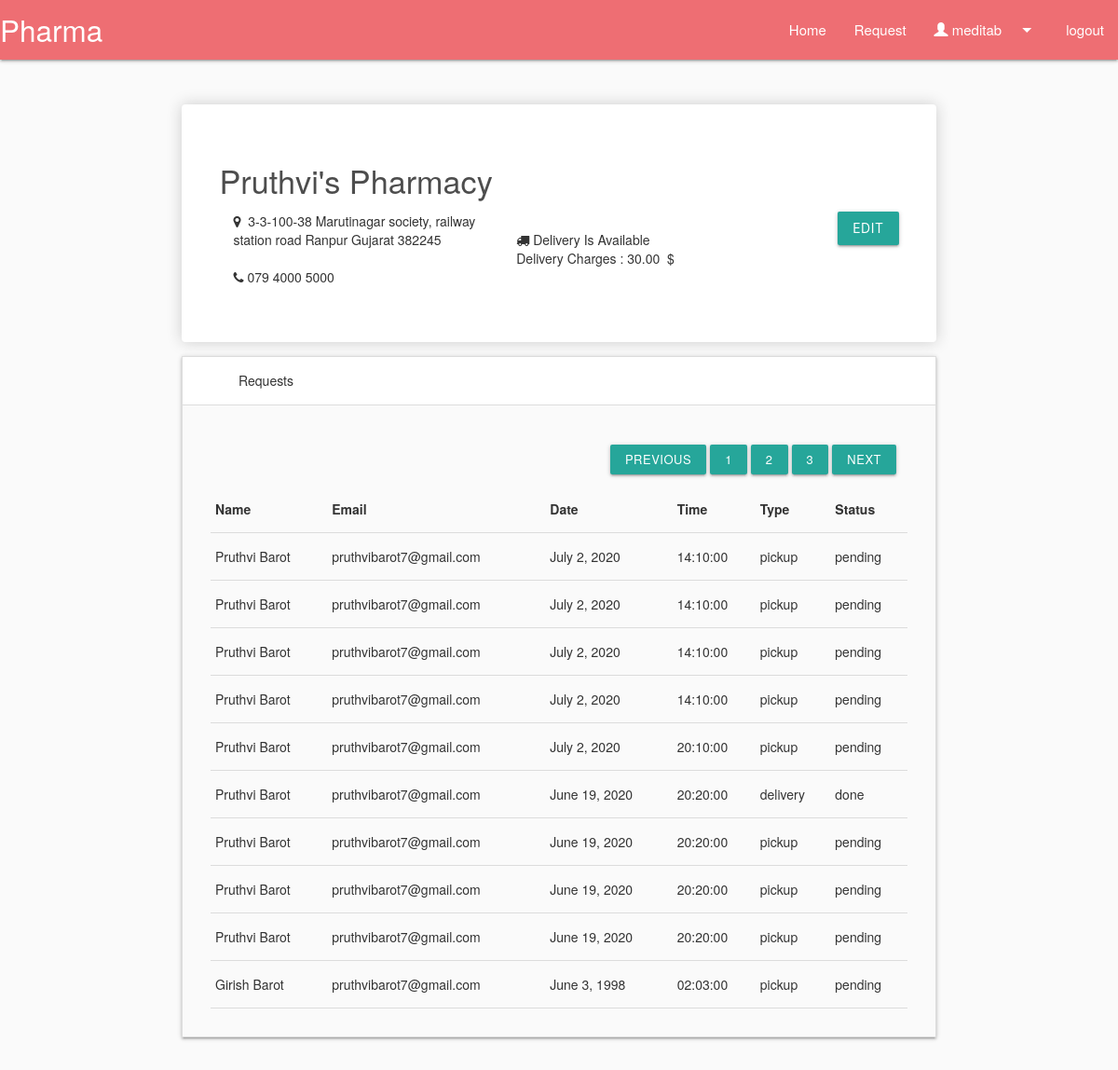
Page /?page=2 (signed in) on the committed database.
### pharmastore/models.py (models this page shows, shortened)
class Pharmacy(models.Model):
    user = models.OneToOneField(User,on_delete=models.SET_NULL,null=True,blank=True)
    name = models.CharField(max_length=200,null=True,blank=True)
    address = models.CharField(max_length=200, null=False)
    city = models.CharField(max_length=200, null=False)
    state = models.CharField(max_length=200, null=False)
    zipcode = models.CharField(max_length=200, null=False)
    contact = models.CharField(max_length=20, null=False)
    delivery = models.CharField(max_length=50,choices=[('available','Available'),
        ('not_available','Not Available')],null=True,default='available')
    deliver_charges = models.DecimalField(max_digits=7,decimal_places=2,null=True,blank=True,default=0.00)
    @property
    def show_address(self):
        return "{}\n{} {}\n{}".format(self.address,self.city,self.state,self.zipcode)

class DrugRequest(models.Model):
    name = models.CharField(max_length=250,null=True,blank=True)
    first_name = models.CharField(max_length=250,null=True)
    last_name = models.CharField(max_length=250,null=True)
    dob = models.DateField(verbose_name='Date Of Birth',null=True)
    phone = models.CharField(max_length=250,null=True)
    email = models.EmailField(null=True)
    note = models.TextField(max_length=1000,null=True,blank=True)
    address = models.TextField(max_length=1000)
    zip = models.CharField(max_length=250,null=True)
    city = models.CharField(max_length=250,null=True)
    state = models.CharField(max_length=250,null=True)
    pharmacy = models.ForeignKey(Pharmacy,on_delete=models.SET_NULL,null=True,related_name="pharmacy",blank=True)
    ip_address = models.CharField(max_length=250,null=True,verbose_name="IP Address",blank=True)
    pd_date = models.DateTimeField(verbose_name='Pickup Date',null=True)
    pd_time = models.CharField(max_length=25,null=True,blank=True)
    type = models.CharField(max_length=100,choices=[('delivery', 'Delivery'), ('pickup', 'Pickup')],default='pickup')
    status = models.CharField(max_length=100,choices=[('pending','Pending'),('done','Pick Done')],default="pending")
    done_date = models.DateTimeField(verbose_name='Pick Done Date',null=True,blank=True)
    images = models.FileField(upload_to='image/',null=True,blank=True)

### pharmastore/views.py (the view, shortened to what this page needs)
# urls.py: path('',views.index,name="index"),
@login_required(login_url='login/')
def index(request):
    pharmacy = False
    try:
        pharmacy = request.user.pharmacy
    except:
        pass
    requests = False
    form = False
    if pharmacy:
        requests = pharmacy.pharmacy.all().order_by('-id')
        page = request.GET.get('page', 1)
        edit = request.GET.get('edit', False)
        paginator = Paginator(requests, 10)
        try:
            requests = paginator.page(page)
        except PageNotAnInteger:
            requests = paginator.page(1)
        except EmptyPage:
            requests = paginator.page(paginator.num_pages)
        if edit and request.method == 'GET':
            form = PharmacyForm(instance=pharmacy)
    return render(request, 'home.html', {'pharmacy': pharmacy, 'requests': requests, 'form': form})

### pharmastore/templates/home.html (shortened to what this page needs)
{% extends 'main.html' %}
{% block content %}
{% load crispy_forms_tags %}
{% load tags %}
<div class="row" style="margin-top: 5%;">
    <div class="card box-element">
        {%if pharmacy and not form%}
            <div style="display: block;">
            <h4>{{pharmacy.name}}</h4>
                <a style="color: white;" href="?edit=true"> <button class="btn btn-success" style="float: right;">Edit</button></a>
            </div>
                <div class="row">
                    <div class="col-md-5">
                        <i class="fa fa-map-marker"></i>&#160;<span id="address">
                            {{pharmacy.show_address}}
                        </span>
                        <br /><br>
                        <i class="fa fa-phone"></i><span id="contact">
                            {{pharmacy.contact}}
                        </span>
                    </div>
                    <div class="col-md-5">
                        <br />
                        <i class="fa fa-truck"></i>
                        {% if pharmacy.delivery %}
                        <span id="delivery">Delivery Is Available</span>
                        {% else %}
                        <span id="delivery2">Delivery is not Available</span>
                        {% endif %}
                        <br />
                        Delivery Charges : <span id="delivery_charge">
                            {% if pharmacy.deliver_charges%}
                            {{pharmacy.deliver_charges}}
                            {% else %}
                            0
                            {% endif %}
                        </span>&#160;$
                    </div>
                </div>
        {% endif %}
    </div>
        {% if requests %}
        <ul class="collapsible">
            <li class="active">
              <div class="collapsible-header"><i class="material-icons"></i>Requests</div>
              <div class="collapsible-body">
                  <table class="highlight">
                      <thead>
                          <tr>
                              <th>Name</th>
                              <th>Email</th>
                              <th>Date</th>
                              <th>Time</th>
                              <th>Type</th>
                              <th>Status</th>
                          </tr>
                      </thead>
                      <tbody>
                          {% for request in requests %}
                      <tr onclick="window.parent.location='{% url 'request-detail' request.id %}'">
                              <td>{{request.first_name}} {{request.last_name}}</td>
                              <td>{{request.email}}</td>
                              <td>{{request.pd_date|date}}</td>
                              <td>{{request.pd_time}}</td>
                              <td>{{request.type}}</td>
                              <td>{{request.status}}</td>
                          </tr>
                          {% endfor %}
                      </tbody>
                    <ul class="justify-content-start mt-3" style="display: flex; float: right; margin: 10px;">
                    {% if requests.has_previous%}
                      <li class="page-item">
                        <a class="waves-effect waves-light btn-small" href="?page={{requests.previous_page_number}}" tabindex="-1">Previous</a>
                      </li>
                    {% endif %}
                      {% if requests.has_previous%}
                      <li class="page-item"><a class="waves-effect waves-light btn-small" href="?page={{requests.previous_page_number}}">{{requests.previous_page_number}}</a></li>
                      {% endif %}
                      <li class="page-item"><a class="waves-effect waves-light btn-small" href="#">{{requests.number}}</a></li>
                      {% if requests.has_next%}
                      <li class="page-item"><a class="waves-effect waves-light btn-small" href="?page={{requests.next_page_number}}">{{requests.next_page_number}}</a></li>
                      {% endif %}
                      {% if requests.has_next%}
                      <li class="page-item">
                        <a class="waves-effect waves-light btn-small" href="?page={{requests.next_page_number}}">Next</a>
                      </li>
                      {% endif %}
                    </ul>
                </table>
              </div>
            </li>
          </ul>
        {% endif %}
</div>
{% endblock %}

### pharmastore/templates/main.html (shortened to what this page needs)
{% load static %}
<!DOCTYPE html>
<html lang="en">
<head>
    <link rel="stylesheet" href="https://maxcdn.bootstrapcdn.com/bootstrap/3.4.1/css/bootstrap.min.css">
    <link rel="stylesheet" href="https://cdnjs.cloudflare.com/ajax/libs/materialize/1.0.0/css/materialize.min.css">
    <link href="http://code.jquery.com/ui/1.10.4/themes/ui-lightness/jquery-ui.css" rel="stylesheet">
    <link rel="stylesheet" href="https://cdnjs.cloudflare.com/ajax/libs/font-awesome/4.7.0/css/font-awesome.min.css">
    <link rel="stylesheet" href="{% static 'css/main.css'%}">
<body>
      <nav>
        <div class="nav-wrapper">
          <span class="brand-logo">Pharma</span>
          <ul class="right hide-on-med-and-down">
            <li><a href="{% url 'index' %}">Home</a></li>
            <li><a href="{% url 'request' %}">Request</a></li>
            <li><a class="dropdown-trigger" href="#" data-target="dropdown1">
                {% if user.is_authenticated %}
              <span class="glyphicon glyphicon-user"></span>
              {{ user.get_username }}
              {% else %}
              <a href="{% url 'login' %}">Login</a>
              {% endif %}
                <i class="material-icons right">arrow_drop_down</i></a></li>
            {% if user.is_authenticated %}
                <li><a href="{% url 'logout' %}">logout</a></li>
            {% endif %}
          </ul>
        </div>
      </nav>
    <div class="container">
        {% block content %}
        {% endblock %}
    </div>
</body>
</html>

### pharmastore/static/css/main.css (style rules this page uses)
body { background-color: hsl(0, 0%, 98%); }
h1,h2,h3,h4,h5,h6 { color:hsl(0, 0%, 30%); }
.box-element { box-shadow:hsl(0, 0%, 80%) 0 0 16px; background-color: #fff; border-radius: 4px; padding: 5%; }
.page-item { margin: 2px; }

### rows in the picture
Pharmacy: name "Pruthvi's Pharmacy", show_address "3-3-100-38 Marutinagar society, railway station road Ranpur Gujarat 382245", contact "079 4000 5000", deliver_charges "30.00"
DrugRequest: first_name "Pruthvi", last_name "Barot", email "pruthvibarot7@gmail.com", pd_date "July 2, 2020", pd_time "14:10:00", type "pickup", status "pending"
DrugRequest: first_name "Pruthvi", last_name "Barot", email "pruthvibarot7@gmail.com", pd_date "July 2, 2020", pd_time "14:10:00", type "pickup", status "pending"
DrugRequest: first_name "Pruthvi", last_name "Barot", email "pruthvibarot7@gmail.com", pd_date "July 2, 2020", pd_time "14:10:00", type "pickup", status "pending"
DrugRequest: first_name "Pruthvi", last_name "Barot", email "pruthvibarot7@gmail.com", pd_date "July 2, 2020", pd_time "14:10:00", type "pickup", status "pending"
DrugRequest: first_name "Pruthvi", last_name "Barot", email "pruthvibarot7@gmail.com", pd_date "July 2, 2020", pd_time "20:10:00", type "pickup", status "pending"
DrugRequest: first_name "Pruthvi", last_name "Barot", email "pruthvibarot7@gmail.com", pd_date "June 19, 2020", pd_time "20:20:00", type "delivery", status "done"
DrugRequest: first_name "Pruthvi", last_name "Barot", email "pruthvibarot7@gmail.com", pd_date "June 19, 2020", pd_time "20:20:00", type "pickup", status "pending"
DrugRequest: first_name "Pruthvi", last_name "Barot", email "pruthvibarot7@gmail.com", pd_date "June 19, 2020", pd_time "20:20:00", type "pickup", status "pending"
DrugRequest: first_name "Pruthvi", last_name "Barot", email "pruthvibarot7@gmail.com", pd_date "June 19, 2020", pd_time "20:20:00", type "pickup", status "pending"
DrugRequest: first_name "Girish", last_name "Barot", email "pruthvibarot7@gmail.com", pd_date "June 3, 1998", pd_time "02:03:00", type "pickup", status "pending"

### other values in the picture
{{ user.get_username }} "meditab"
{{ requests.previous_page_number }} "1"
{{ requests.number }} "2"
{{ requests.next_page_number }} "3"
